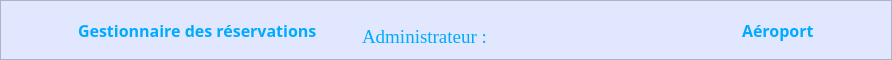
       <widget class="QFrame" name="frame">
        <property name="sizePolicy">
         <sizepolicy hsizetype="Preferred" vsizetype="Expanding">
          <horstretch>0</horstretch>
          <verstretch>0</verstretch>
         </sizepolicy>
        </property>
        <property name="minimumSize">
         <size>
          <width>0</width>
          <height>35</height>
         </size>
        </property>
        <property name="maximumSize">
         <size>
          <width>16777215</width>
          <height>60</height>
         </size>
        </property>
        <property name="styleSheet">
         <string notr="true">background-color : #e0e7ff;</string>
        </property>
        <property name="frameShape">
         <enum>QFrame::Shape::StyledPanel</enum>
        </property>
        <property name="frameShadow">
         <enum>QFrame::Shadow::Raised</enum>
        </property>
        <layout class="QGridLayout" name="gridLayout_17">
         <property name="leftMargin">
          <number>0</number>
         </property>
         <property name="rightMargin">
          <number>0</number>
         </property>
         <property name="horizontalSpacing">
          <number>5</number>
         </property>
         <item row="0" column="4" alignment="Qt::AlignmentFlag::AlignBottom">
          <widget class="QLabel" name="label_8">
           <property name="font">
            <font>
             <family>Times New Roman</family>
             <pointsize>14</pointsize>
            </font>
           </property>
           <property name="styleSheet">
            <string notr="true">color : #00aaff;</string>
           </property>
           <property name="text">
            <string>Administrateur : </string>
           </property>
          </widget>
         </item>
         <item row="0" column="0">
          <spacer name="horizontalSpacer_15">
           <property name="orientation">
            <enum>Qt::Orientation::Horizontal</enum>
           </property>
           <property name="sizeType">
            <enum>QSizePolicy::Policy::Preferred</enum>
           </property>
           <property name="sizeHint" stdset="0">
            <size>
             <width>40</width>
             <height>20</height>
            </size>
           </property>
          </spacer>
         </item>
         <item row="0" column="8">
          <widget class="QPushButton" name="pushButton_73">
           <property name="sizePolicy">
            <sizepolicy hsizetype="Fixed" vsizetype="Fixed">
             <horstretch>0</horstretch>
             <verstretch>0</verstretch>
            </sizepolicy>
           </property>
           <property name="styleSheet">
            <string notr="true">border : none;</string>
           </property>
           <property name="text">
            <string/>
           </property>
           <property name="icon">
            <iconset resource="ressources/icons.qrc">
             <normaloff>:/icons/madagascar.png</normaloff>:/icons/madagascar.png</iconset>
           </property>
           <property name="iconSize">
            <size>
             <width>35</width>
             <height>35</height>
            </size>
           </property>
          </widget>
         </item>
         <item row="0" column="2">
          <widget class="QLabel" name="label_9">
           <property name="sizePolicy">
            <sizepolicy hsizetype="Fixed" vsizetype="Fixed">
             <horstretch>0</horstretch>
             <verstretch>0</verstretch>
            </sizepolicy>
           </property>
           <property name="minimumSize">
            <size>
             <width>0</width>
             <height>20</height>
            </size>
           </property>
           <property name="maximumSize">
            <size>
             <width>16777215</width>
             <height>50</height>
            </size>
           </property>
           <property name="font">
            <font>
             <family>Microsoft JhengHei</family>
             <pointsize>12</pointsize>
             <bold>true</bold>
            </font>
           </property>
           <property name="styleSheet">
            <string notr="true">color : #00aaff;</string>
           </property>
           <property name="text">
            <string>Gestionnaire des réservations</string>
           </property>
          </widget>
         </item>
         <item row="0" column="3">
          <spacer name="horizontalSpacer">
           <property name="orientation">
            <enum>Qt::Orientation::Horizontal</enum>
           </property>
           <property name="sizeType">
            <enum>QSizePolicy::Policy::Expanding</enum>
           </property>
           <property name="sizeHint" stdset="0">
            <size>
             <width>40</width>
             <height>20</height>
            </size>
           </property>
          </spacer>
         </item>
         <item row="0" column="6">
          <spacer name="horizontalSpacer_14">
           <property name="orientation">
            <enum>Qt::Orientation::Horizontal</enum>
           </property>
           <property name="sizeType">
            <enum>QSizePolicy::Policy::Expanding</enum>
           </property>
           <property name="sizeHint" stdset="0">
            <size>
             <width>40</width>
             <height>20</height>
            </size>
           </property>
          </spacer>
         </item>
         <item row="0" column="5" alignment="Qt::AlignmentFlag::AlignBottom">
          <widget class="QLineEdit" name="nomAdministrateur">
           <property name="sizePolicy">
            <sizepolicy hsizetype="Fixed" vsizetype="Fixed">
             <horstretch>0</horstretch>
             <verstretch>0</verstretch>
            </sizepolicy>
           </property>
           <property name="minimumSize">
            <size>
             <width>200</width>
             <height>30</height>
            </size>
           </property>
           <property name="maximumSize">
            <size>
             <width>200</width>
             <height>30</height>
            </size>
           </property>
           <property name="font">
            <font>
             <family>Times New Roman</family>
             <pointsize>14</pointsize>
            </font>
           </property>
           <property name="styleSheet">
            <string notr="true">border : none;
color: orangered;
padding-left : 10px;</string>
           </property>
           <property name="alignment">
            <set>Qt::AlignmentFlag::AlignBottom|Qt::AlignmentFlag::AlignLeading|Qt::AlignmentFlag::AlignLeft</set>
           </property>
           <property name="readOnly">
            <bool>true</bool>
           </property>
           <property name="placeholderText">
            <string/>
           </property>
          </widget>
         </item>
         <item row="0" column="7">
          <widget class="QLabel" name="label_10">
           <property name="sizePolicy">
            <sizepolicy hsizetype="Fixed" vsizetype="Fixed">
             <horstretch>0</horstretch>
             <verstretch>0</verstretch>
            </sizepolicy>
           </property>
           <property name="minimumSize">
            <size>
             <width>0</width>
             <height>20</height>
            </size>
           </property>
           <property name="maximumSize">
            <size>
             <width>500</width>
             <height>50</height>
            </size>
           </property>
           <property name="font">
            <font>
             <family>Microsoft JhengHei</family>
             <pointsize>12</pointsize>
             <bold>true</bold>
            </font>
           </property>
           <property name="styleSheet">
            <string notr="true">color : #00aaff;</string>
           </property>
           <property name="text">
            <string>Aéroport</string>
           </property>
          </widget>
         </item>
         <item row="0" column="1" alignment="Qt::AlignmentFlag::AlignVCenter">
          <widget class="QPushButton" name="pushButton_72">
           <property name="sizePolicy">
            <sizepolicy hsizetype="Fixed" vsizetype="Fixed">
             <horstretch>0</horstretch>
             <verstretch>0</verstretch>
            </sizepolicy>
           </property>
           <property name="minimumSize">
            <size>
             <width>0</width>
             <height>40</height>
            </size>
           </property>
           <property name="styleSheet">
            <string notr="true">border : none;</string>
           </property>
           <property name="text">
            <string/>
           </property>
           <property name="icon">
            <iconset resource="ressources/icons.qrc">
             <normaloff>:/icons/passeport.png</normaloff>:/icons/passeport.png</iconset>
           </property>
           <property name="iconSize">
            <size>
             <width>35</width>
             <height>35</height>
            </size>
           </property>
          </widget>
         </item>
         <item row="0" column="9">
          <spacer name="horizontalSpacer_17">
           <property name="orientation">
            <enum>Qt::Orientation::Horizontal</enum>
           </property>
           <property name="sizeType">
            <enum>QSizePolicy::Policy::Preferred</enum>
           </property>
           <property name="sizeHint" stdset="0">
            <size>
             <width>40</width>
             <height>20</height>
            </size>
           </property>
          </spacer>
         </item>
        </layout>
       </widget>
